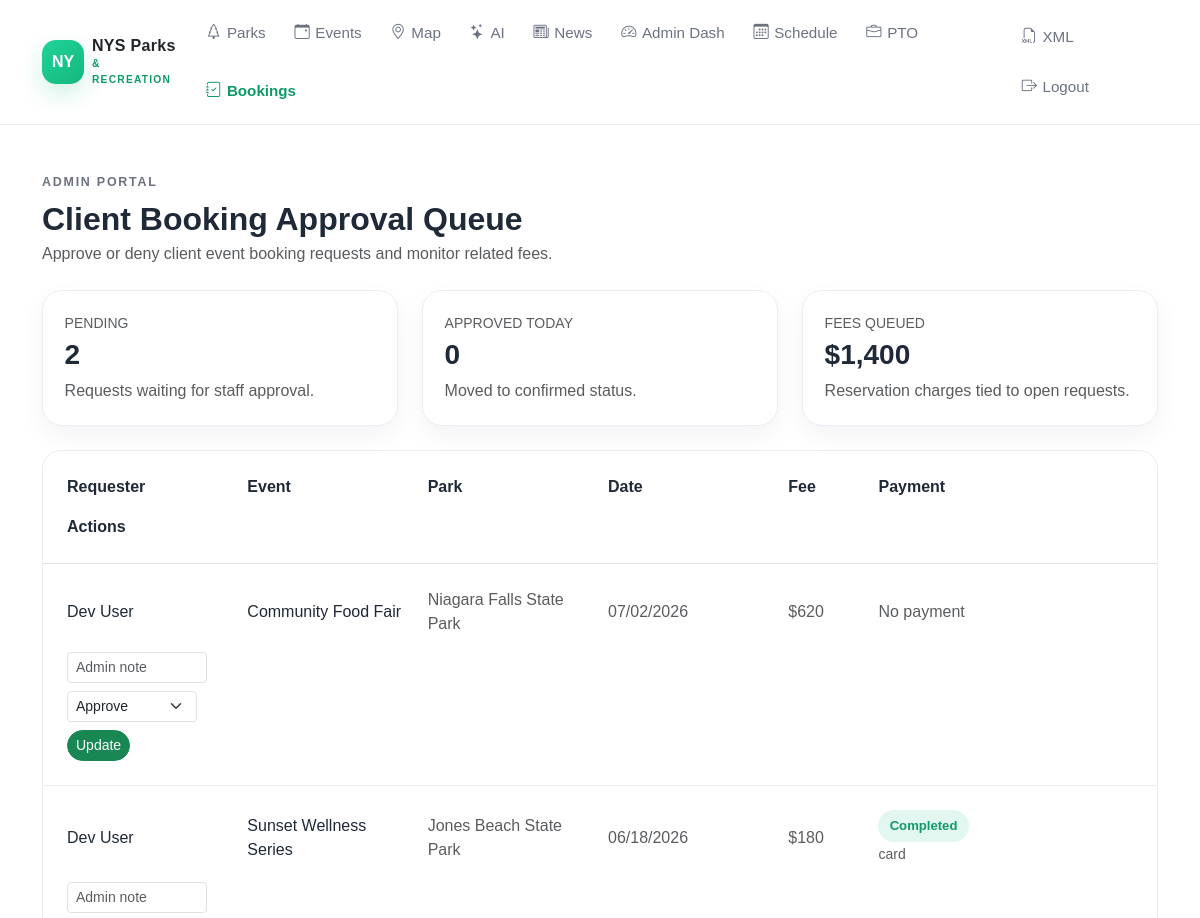
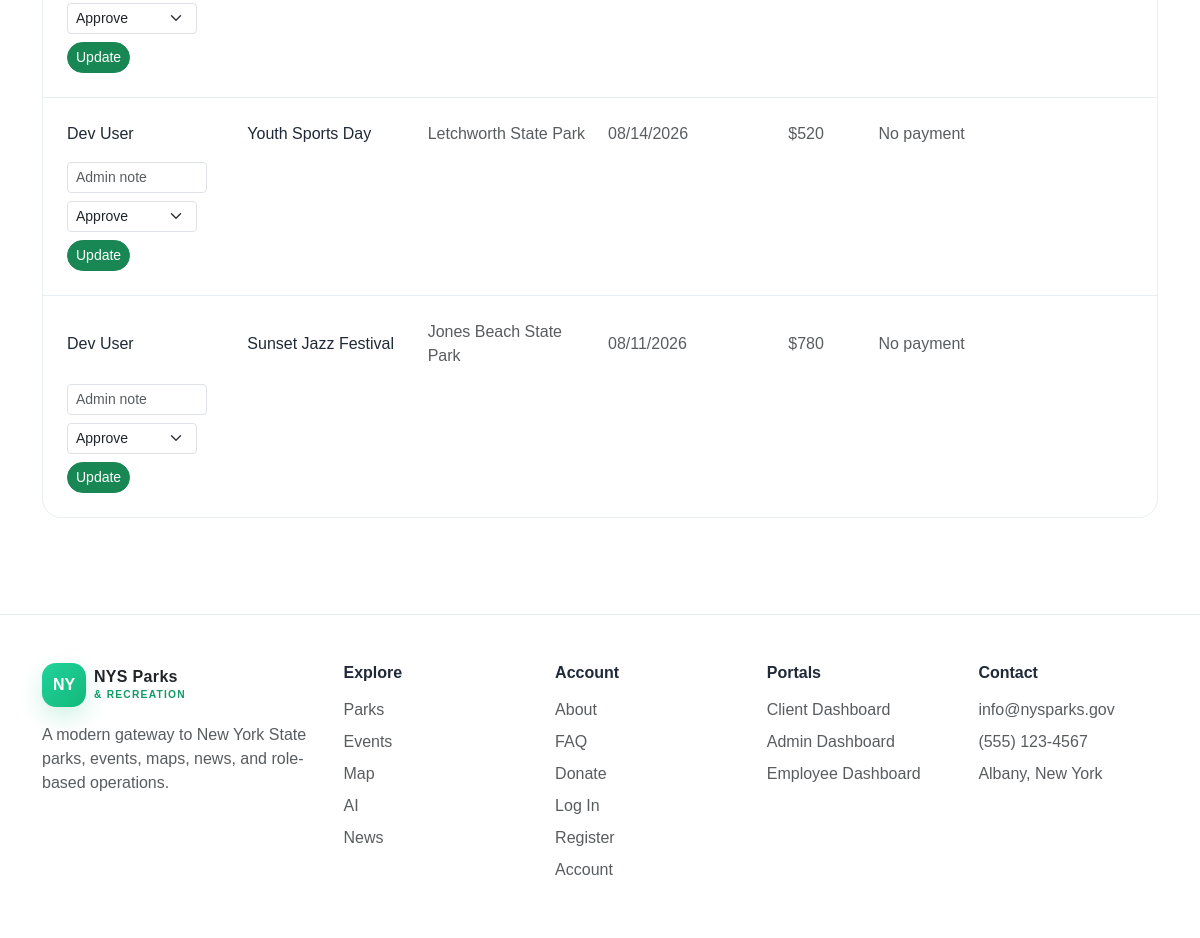
/admin-bookings.php (signed in), run on the app's committed database (2 pictures, top to bottom).
### tables this page shows
CREATE TABLE bookings (
    id INT AUTO_INCREMENT PRIMARY KEY,
    client_id INT NOT NULL,
    park_id INT NOT NULL,
    field_id INT NULL,
    event_id INT NULL,
    title VARCHAR(150) NOT NULL,
    booking_type VARCHAR(60) NOT NULL,
    attendee_email VARCHAR(255) NOT NULL,
    start_datetime DATETIME NOT NULL,
    end_datetime DATETIME NOT NULL,
    guest_count INT NOT NULL,
    requested_setup VARCHAR(120) NULL,
    event_description TEXT NOT NULL,
    special_requests TEXT NULL,
    reservation_fee DECIMAL(10,2) NOT NULL DEFAULT 0.00,
    booking_status ENUM('pending','approved','denied','cancelled','confirmed','completed') NOT NULL DEFAULT 'pending',
    reviewed_by INT NULL,
    reviewed_at DATETIME NULL,
    admin_notes TEXT NULL,
    created_at DATETIME NOT NULL DEFAULT CURRENT_TIMESTAMP,
    updated_at DATETIME NOT NULL DEFAULT CURRENT_TIMESTAMP ON UPDATE CURRENT_TIMESTAMP,
    CONSTRAINT fk_bookings_client FOREIGN KEY (client_id) REFERENCES users(id) ON DELETE CASCADE,
    CONSTRAINT fk_bookings_park FOREIGN KEY (park_id) REFERENCES parks(id) ON DELETE RESTRICT,
    CONSTRAINT fk_bookings_field FOREIGN KEY (field_id) REFERENCES fields(id) ON DELETE SET NULL,
    CONSTRAINT fk_bookings_event FOREIGN KEY (event_id) REFERENCES events(id) ON DELETE SET NULL,
    CONSTRAINT fk_bookings_reviewed_by FOREIGN KEY (reviewed_by) REFERENCES users(id) ON DELETE SET NULL,
    CONSTRAINT chk_bookings_dates CHECK (start_datetime < end_datetime),
    CONSTRAINT chk_bookings_guest_count CHECK (guest_count > 0),
    CONSTRAINT chk_bookings_fee CHECK (reservation_fee >= 0),
    UNIQUE KEY uq_bookings_event (event_id),
    INDEX idx_bookings_status_dates (booking_status, start_datetime),
    INDEX idx_bookings_client_status (client_id, booking_status),
    INDEX idx_bookings_park_dates (park_id, start_datetime),
    INDEX idx_bookings_reviewed_by (reviewed_by)
);

CREATE TABLE parks (
    id INT AUTO_INCREMENT PRIMARY KEY,
    name VARCHAR(150) NOT NULL UNIQUE,
    region VARCHAR(80) NOT NULL,
    park_type VARCHAR(60) NOT NULL,
    address_line VARCHAR(180) NOT NULL,
    city VARCHAR(80) NOT NULL,
    state CHAR(2) NOT NULL DEFAULT 'NY',
    zip_code VARCHAR(10) NOT NULL,
    hours VARCHAR(120) NOT NULL,
    total_fields INT NOT NULL DEFAULT 1,
    max_capacity INT NOT NULL DEFAULT 1,
    amenities TEXT NULL,
    description TEXT NOT NULL,
    image_url VARCHAR(255) NULL,
    image_alt VARCHAR(180) NULL,
    card_summary VARCHAR(255) NULL,
    latitude DECIMAL(9,6) NULL,
    longitude DECIMAL(9,6) NULL,
    is_featured TINYINT(1) NOT NULL DEFAULT 0,
    created_at DATETIME NOT NULL DEFAULT CURRENT_TIMESTAMP,
    updated_at DATETIME NOT NULL DEFAULT CURRENT_TIMESTAMP ON UPDATE CURRENT_TIMESTAMP,
    CONSTRAINT chk_parks_total_fields CHECK (total_fields >= 0),
    CONSTRAINT chk_parks_max_capacity CHECK (max_capacity > 0),
    INDEX idx_parks_region (region),
    INDEX idx_parks_type (park_type),
    INDEX idx_parks_featured (is_featured)
);

### bootstrap.php (called while the page is built, shortened)
<?php
function e(?string $value): string {
    return htmlspecialchars((string) $value, ENT_QUOTES, 'UTF-8');
}
function format_date(?string $date, string $format = 'm/d/Y'): string {
    return date($format, strtotime($date));
}
function booking_status_class(string $status): string {
    return match($status){
        'approved','confirmed','completed','attended','registered' => 'status-approved',
        'denied','cancelled','no_show' => 'status-denied',
        default => 'status-pending',
    };
}
?>

### admin-bookings.php (the view, shortened to what this page needs)
<?php
require 'bootstrap.php';
$pending = (int) $db->query("SELECT COUNT(*) FROM bookings WHERE booking_status='pending'")->fetchColumn();
$approvedToday = (int) $db->query("SELECT COUNT(*) FROM bookings WHERE booking_status IN ('approved','confirmed') AND DATE(reviewed_at)=CURDATE()")->fetchColumn();
$feesQueued = (float) $db->query("SELECT COALESCE(SUM(reservation_fee),0) FROM bookings WHERE booking_status='pending'")->fetchColumn();
$rows = $db->query("SELECT b.*, p.name AS park_name, CONCAT(u.first_name,' ',u.last_name) AS requester, (SELECT py.payment_status FROM payments py WHERE py.booking_id=b.id AND py.payment_type='reservation' ORDER BY py.created_at DESC LIMIT 1) AS payment_status, (SELECT py.payment_method FROM payments py WHERE py.booking_id=b.id AND py.payment_type='reservation' ORDER BY py.created_at DESC LIMIT 1) AS payment_method FROM bookings b JOIN parks p ON p.id=b.park_id JOIN users u ON u.id=b.client_id ORDER BY b.created_at DESC")->fetchAll();
?><!DOCTYPE html>
<html lang="en">
<head>
  <link href="https://cdn.jsdelivr.net/npm/bootstrap@5.3.3/dist/css/bootstrap.min.css" rel="stylesheet" />
  <link rel="stylesheet" href="https://cdn.jsdelivr.net/npm/bootstrap-icons@1.11.3/font/bootstrap-icons.min.css" />
  <link rel="stylesheet" href="css/styles.css" />
</head>
<body data-page="admin-bookings">
  <header class="site-header"><nav class="container py-3 d-flex flex-column flex-lg-row align-items-lg-center justify-content-between gap-3"><section class="d-flex flex-column flex-lg-row align-items-lg-center gap-3 gap-lg-4"><a href="index.php" class="brand-link text-decoration-none d-inline-flex align-items-center gap-2"><span class="brand-badge">NY</span><span class="brand-mark text-dark">NYS Parks<br /><small>&amp; RECREATION</small></span></a><ul class="list-unstyled d-flex flex-wrap gap-3 gap-lg-4 m-0 align-items-center"><li><a href="parks.php" class="nav-link-custom" data-page-link="parks"><i class="bi bi-tree"></i>Parks</a></li><li><a href="events.php" class="nav-link-custom" data-page-link="events"><i class="bi bi-calendar-event"></i>Events</a></li><li><a href="map.php" class="nav-link-custom" data-page-link="map"><i class="bi bi-geo-alt"></i>Map</a></li><li><a href="ai.php" class="nav-link-custom" data-page-link="ai"><i class="bi bi-stars"></i>AI</a></li><li><a href="news.php" class="nav-link-custom" data-page-link="news"><i class="bi bi-newspaper"></i>News</a></li><li><a href="admin-dashboard.php" class="nav-link-custom" data-page-link="admin-dashboard"><i class="bi bi-speedometer2"></i>Admin Dash</a></li><li><a href="admin-employee-schedule.php" class="nav-link-custom" data-page-link="admin-schedule"><i class="bi bi-calendar3"></i>Schedule</a></li><li><a href="admin-pto.php" class="nav-link-custom" data-page-link="admin-pto"><i class="bi bi-briefcase"></i>PTO</a></li><li><a href="admin-bookings.php" class="nav-link-custom active" data-page-link="admin-bookings"><i class="bi bi-journal-check"></i>Bookings</a></li></ul></section><ul class="list-unstyled d-flex flex-wrap gap-3 m-0 align-items-center"><li><a href="admin-xml.php" class="nav-link-custom" data-page-link="admin-xml"><i class="bi bi-filetype-xml"></i>XML</a></li><li><a href="logout.php" class="nav-link-custom" data-page-link="logout"><i class="bi bi-box-arrow-right"></i>Logout</a></li></ul></nav></header>
  <main class="py-5"><section class="container"><?php if ($flash): ?><div class="alert alert-<?= $flash['type'] === 'error' ? 'danger' : 'success' ?> mb-4"><?= e($flash['message']) ?></div><?php endif; ?><header class="mb-4"><p class="section-kicker mb-2">Admin portal</p><h1 class="h2 fw-bold mb-1">Client Booking Approval Queue</h1><p class="text-muted mb-0">Approve or deny client event booking requests and monitor related fees.</p></header><section class="row g-4 mb-4"><article class="col-md-4"><section class="stats-card h-100"><p class="small text-uppercase text-muted mb-1">Pending</p><h2 class="h3 fw-bold mb-2"><?= $pending ?></h2><p class="text-muted mb-0">Requests waiting for staff approval.</p></section></article><article class="col-md-4"><section class="stats-card h-100"><p class="small text-uppercase text-muted mb-1">Approved today</p><h2 class="h3 fw-bold mb-2"><?= $approvedToday ?></h2><p class="text-muted mb-0">Moved to confirmed status.</p></section></article><article class="col-md-4"><section class="stats-card h-100"><p class="small text-uppercase text-muted mb-1">Fees queued</p><h2 class="h3 fw-bold mb-2">$<?= number_format($feesQueued, 0) ?></h2><p class="text-muted mb-0">Reservation charges tied to open requests.</p></section></article></section><section class="list-shell"><section class="p-4 border-bottom"><section class="row g-3"><article class="col-lg-2 fw-bold">Requester</article><article class="col-lg-2 fw-bold">Event</article><article class="col-lg-2 fw-bold">Park</article><article class="col-lg-2 fw-bold">Date</article><article class="col-lg-1 fw-bold">Fee</article><article class="col-lg-2 fw-bold">Payment</article><article class="col-lg-2 fw-bold">Actions</article></section></section><?php foreach ($rows as $i => $row): ?><section class="<?= $i < count($rows) - 1 ? 'list-row' : '' ?> p-4"><section class="row g-3 align-items-center"><article class="col-lg-2"><?= e($row['requester']) ?></article><article class="col-lg-2"><?= e($row['title']) ?></article><article class="col-lg-2 text-muted"><?= e($row['park_name']) ?></article><article class="col-lg-2 text-muted"><?= format_date(substr((string)$row['start_datetime'],0,10)) ?></article><article class="col-lg-1 text-muted">$<?= number_format((float) $row['reservation_fee'], 0) ?></article><article class="col-lg-2 text-muted"><?php if ($row['payment_status']): ?><span class="status-pill <?= booking_status_class($row['payment_status']) ?>"><?= e(ucfirst($row['payment_status'])) ?></span><br><small><?= e(str_replace('_',' ', (string)$row['payment_method'])) ?></small><?php else: ?>No payment<?php endif; ?></article><article class="col-lg-2"><section class="d-flex gap-2"><form method="post" class="d-flex flex-wrap gap-2 mb-0"><input type="hidden" name="booking_id" value="<?= $row['id'] ?>" /><input type="text" name="admin_notes" class="form-control form-control-sm" placeholder="Admin note" style="max-width: 140px;" /><select name="decision" class="form-select form-select-sm" style="max-width: 130px;"><option value="approved">Approve</option><option value="confirmed">Confirm</option><option value="completed">Complete</option><option value="denied">Deny</option><option value="cancelled">Cancel</option></select><button class="btn btn-sm btn-success rounded-pill" type="submit">Update</button></form></section></article></section></section><?php endforeach; ?></section></section></main>
  <footer class="footer-shell py-5 mt-5"><section class="container"><section class="footer-five"><article class="footer-block footer-brand"><a href="index.php" class="brand-link text-decoration-none d-inline-flex align-items-center gap-2 mb-3"><span class="brand-badge">NY</span><span class="brand-mark text-dark">NYS Parks<br /><small>&amp; RECREATION</small></span></a><p class="text-muted mb-0">A modern gateway to New York State parks, events, maps, news, and role-based operations.</p></article><article class="footer-block"><h2 class="h6 fw-bold mb-3">Explore</h2><ul class="list-unstyled m-0"><li class="mb-2"><a href="parks.php" class="text-muted text-decoration-none">Parks</a></li><li class="mb-2"><a href="events.php" class="text-muted text-decoration-none">Events</a></li><li class="mb-2"><a href="map.php" class="text-muted text-decoration-none">Map</a></li><li class="mb-2"><a href="ai.php" class="text-muted text-decoration-none">AI</a></li><li class="mb-2"><a href="news.php" class="text-muted text-decoration-none">News</a></li></ul></article><article class="footer-block"><h2 class="h6 fw-bold mb-3">Account</h2><ul class="list-unstyled m-0"><li class="mb-2"><a href="about.php" class="text-muted text-decoration-none">About</a></li><li class="mb-2"><a href="faq.php" class="text-muted text-decoration-none">FAQ</a></li><li class="mb-2"><a href="donate.php" class="text-muted text-decoration-none">Donate</a></li><li class="mb-2"><a href="login.php" class="text-muted text-decoration-none">Log In</a></li><li class="mb-2"><a href="register.php" class="text-muted text-decoration-none">Register</a></li><li class="mb-2"><a href="account.php" class="text-muted text-decoration-none">Account</a></li></ul></article><article class="footer-block"><h2 class="h6 fw-bold mb-3">Portals</h2><ul class="list-unstyled m-0"><li class="mb-2"><a href="client-dashboard.php" class="text-muted text-decoration-none">Client Dashboard</a></li><li class="mb-2"><a href="admin-dashboard.php" class="text-muted text-decoration-none">Admin Dashboard</a></li><li class="mb-2"><a href="employee-dashboard.php" class="text-muted text-decoration-none">Employee Dashboard</a></li></ul></article><article class="footer-block"><h2 class="h6 fw-bold mb-3">Contact</h2><p class="text-muted mb-2">info@nysparks.gov</p><p class="text-muted mb-2">(555) 123-4567</p><p class="text-muted mb-0">Albany, New York</p></article></section></section></footer>
</body>
</html>

### css/styles.css (style rules this page uses)
:root { --nys-green: #14b87a; --nys-green-dark: #0f9a66; --nys-teal: #74f0cf; --nys-navy: #0f1834; --nys-navy-2: #142347; --nys-text: #1f2937; --nys-muted: #6b7280; --nys-border: #e9eef5; --nys-surface: #ffffff; --nys-surface-soft: #f7fafc; --nys-shadow: 0 14px 40px rgba(15, 24, 52, 0.08); --nys-radius-lg: 1.35rem; --nys-radius-xl: 1.75rem; }
html { scroll-behavior: smooth; }
body { margin: 0; font-family: Arial, Helvetica, sans-serif; color: var(--nys-text); background: #ffffff; }
a { transition: 0.2s ease; }
main { min-height: calc(100vh - 170px); }
.site-header { background: rgba(255, 255, 255, 0.94); backdrop-filter: blur(8px); border-bottom: 1px solid var(--nys-border); position: sticky; top: 0; z-index: 1000; }
.brand-link { color: inherit; }
.brand-badge { width: 44px; height: 44px; border-radius: 14px; display: inline-flex; align-items: center; justify-content: center; background: linear-gradient(135deg, #20d39b, #14b87a); color: #ffffff; font-weight: 700; box-shadow: 0 10px 24px rgba(20, 184, 122, 0.2); }
.brand-mark { line-height: 1; font-weight: 700; letter-spacing: 0.02em; }
.brand-mark small { color: var(--nys-green-dark); letter-spacing: 0.12em; font-size: 0.64rem; }
.nav-link-custom { color: var(--nys-muted); font-size: 0.95rem; font-weight: 500; text-decoration: none; padding: 0.35rem 0.15rem; display: inline-flex; align-items: center; gap: 0.35rem; }
.active-link { color: var(--nys-green-dark); font-weight: 700; }
.section-kicker { color: var(--nys-muted); text-transform: uppercase; letter-spacing: 0.14em; font-size: 0.78rem; font-weight: 700; }
.list-shell { background: #ffffff; border: 1px solid var(--nys-border); border-radius: 1.2rem; overflow: hidden; }
.list-row { border-bottom: 1px solid var(--nys-border); }
.status-pill { display: inline-flex; align-items: center; gap: 0.35rem; border-radius: 999px; padding: 0.38rem 0.7rem; font-size: 0.82rem; font-weight: 700; }
.status-approved, .status-active, .status-published { background: rgba(20, 184, 122, 0.12); color: var(--nys-green-dark); }
.footer-shell { border-top: 1px solid var(--nys-border); background: #ffffff; }
.stats-card { background: #ffffff; border: 1px solid var(--nys-border); border-radius: 1.25rem; padding: 1.35rem; box-shadow: 0 10px 24px rgba(15, 24, 52, 0.05); }
.footer-five { display: flex; flex-wrap: wrap; gap: 2rem; align-items: flex-start; }
.footer-five .footer-block { flex: 1 1 180px; min-width: 0; }
.footer-five .footer-brand { flex: 1.35 1 260px; }
@media (min-width: 992px) { .footer-five { flex-wrap: nowrap !important; gap: 2rem; } }
@media (min-width: 992px) { .footer-five .footer-block { flex: 1 1 0 !important; width: auto !important; } }
@media (min-width: 992px) { .footer-five .footer-brand { flex: 1.5 1 0 !important; } }

### data on the page
bookings: requester "Dev User", title "Community Food Fair", park.name "Niagara Falls State Park", start_datetime "07/02/2026", reservation_fee "620", shows "No payment"
bookings: requester "Dev User", title "Sunset Wellness Series", park.name "Jones Beach State Park", start_datetime "06/18/2026", reservation_fee "180", payment_status "Completed", payment_method "card"
bookings: requester "Dev User", title "Youth Sports Day", park.name "Letchworth State Park", start_datetime "08/14/2026", reservation_fee "520", shows "No payment"
bookings: requester "Dev User", title "Sunset Jazz Festival", park.name "Jones Beach State Park", start_datetime "08/11/2026", reservation_fee "780", shows "No payment"

### other printed values
$pending "2"
$approvedToday "0"
$feesQueued "1,400"
